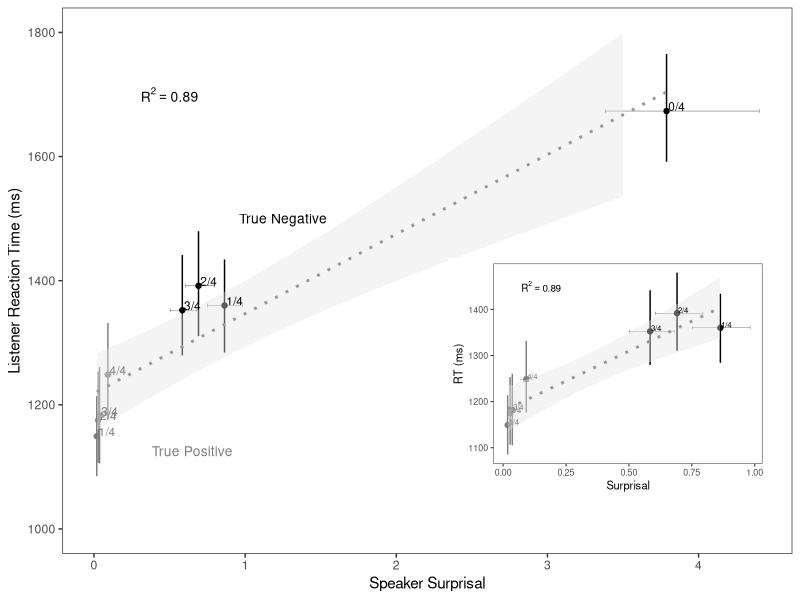
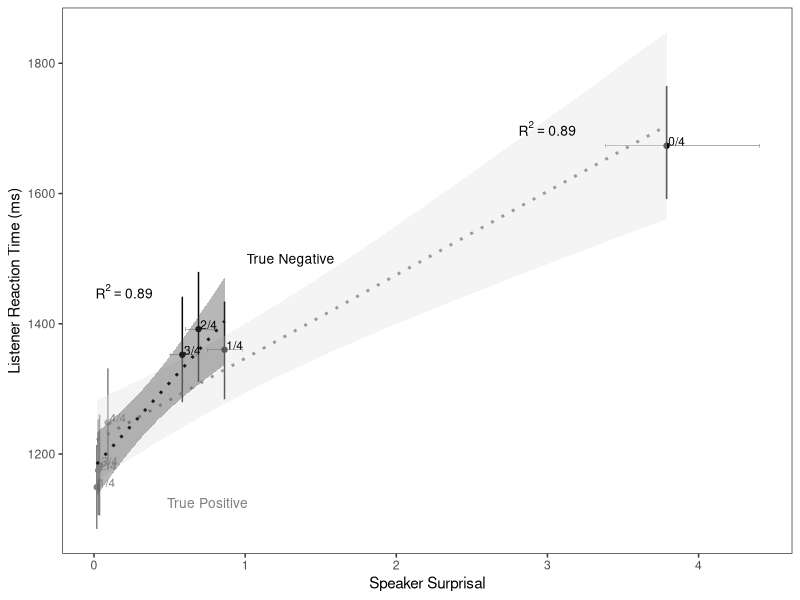

Source code (R) for these figures, in order:
##Analysis Code for Nordmeyer & Frank
##"Negation is only hard to process when it is pragmatically infelicitous"
##Comparing listeners & speakers

library(ggplot2)
library(grid)

##Plotting conventions
plot.style <- theme(panel.grid.minor=element_blank(), panel.grid.major=element_blank(), legend.position="none")


#####Load listener means#####
ms.listeners <- read.csv("../data/data_listenermeans.csv")

#Only look at True sentences
ms.listeners <- ms.listeners[ms.listeners$truth.value == TRUE,]
ms.listeners <- ms.listeners[,c("context","sentence.type","rt","rt.cih","rt.cil")]

#####Load speaker means#####
ms.speakers <- read.csv("../data/data_speakermeans.csv")

#Only look at true pos and true neg sentences
ms.speakers <- subset(ms.speakers, (sentence.type == "Negative" & trial.type == "nothing") |
                          (sentence.type == "Positive" & trial.type == "item"))

#Calculate surprisal
ms.speakers$surprisal <- -log(ms.speakers$m)
ms.speakers$surprisal.cih <- -log(ms.speakers$m.cih)
ms.speakers$surprisal.cil <- -log(ms.speakers$m.cil)

ms.speakers <- ms.speakers[,c("context","sentence.type","surprisal","surprisal.cih","surprisal.cil")]


#####Merge together#####

data.ms <- merge(ms.listeners, ms.speakers)


#####Correlation#####
cor.test(data.ms$rt, data.ms$surprisal)

data.trimmed <- subset(data.ms, context != "0/4")
cor.test(data.trimmed$rt, data.trimmed$surprisal)

#####Plot#####

##Plot all
p.all <- ggplot(data.ms, aes(color=sentence.type, y=rt, x=surprisal)) + 
  geom_pointrange(aes(ymin=rt.cil, ymax=rt.cih), size=.1) + 
  geom_errorbarh(aes(xmin=surprisal.cil, xmax=surprisal.cih), size=.1) + 	
  geom_point(aes(color=sentence.type)) + 
  geom_smooth(method="lm", lty="dotted", color="grey60", fill="grey90") + 
  geom_text(aes(label=data.ms$context), hjust=-0.1, vjust=0, size=3) +
  annotate("text", x=.5, y=1700, label="R^2 == .89", parse=TRUE, color="black", size=3.5) + 
  annotate("text", x=.65, y=1125, label="True Positive", color="grey50", size=3.5) + 
  annotate("text", x=1.25, y=1500, label="True Negative", color="black", size=3.5) +  
  ylab("Listener Reaction Time (ms)") +  xlab("Speaker Surprisal") + 
  scale_colour_manual(values=c("black","grey50")) +
  ylim(1000, 1800) +
  theme_bw() + 
  plot.style

##Plot with no outlier
p.trimmed <- ggplot(data.trimmed, aes(color=sentence.type, y=rt, x=surprisal)) + 
  geom_pointrange(aes(ymin=rt.cil, ymax=rt.cih), size=.1) + 
  geom_errorbarh(aes(xmin=surprisal.cil, xmax=surprisal.cih), size=.1) + 	
  geom_point(aes(color=sentence.type)) + 
  geom_smooth(method="lm", lty="dotted", color="grey60", fill="grey90") + 
  geom_text(aes(label=data.trimmed$context), hjust=-0.1, vjust=0, size=2) +
  annotate("text", x=.15, y=1450, label="R^2 == .89", parse=TRUE, color="black", size=2.5) + 
  #annotate("text", x=.15, y=1125, label="True Positive", color="grey50", size=3.5) + 
  #annotate("text", x=.72, y=1290, label="True Negative", color="black", size=3.5) +  
  ylab("RT (ms)") +  xlab("Surprisal") + 
  scale_colour_manual(values=c("black","grey50")) +
  #theme_bw() + 
  plot.style 

##Combine plot
vp <- viewport(width = 0.4, height = 0.4, x = .96,
               y = .17, just = c("right","bottom"))

full <- function(mainplot, subplot) {
  print(mainplot)
  theme_set(theme_bw(base_size = 8))
  print(subplot, vp = vp)
  theme_set(theme_bw())
}
#quartz()
full(p.all, p.trimmed)

##Plot both
ggplot(data.ms, aes(color=sentence.type, y=rt, x=surprisal)) + 
  geom_pointrange(aes(ymin=rt.cil, ymax=rt.cih), size=.1) + 
  geom_errorbarh(aes(xmin=surprisal.cil, xmax=surprisal.cih), size=.1) + 	
  geom_point(aes(color=sentence.type)) + 
  geom_smooth(method="lm", lty="dotted", color="grey60", fill="grey90") + 
  geom_smooth(data=data.trimmed, method="lm", lty="dotted", color="gray10", fill="gray30") + 
  geom_text(aes(label=data.ms$context), hjust=-0.1, vjust=0, size=3) +
  annotate("text", x=.2, y=1450, label="R^2 == .89", parse=TRUE, color="black", size=3.5) + 
  annotate("text", x=3, y=1700, label="R^2 == .89", parse=TRUE, color="black", size=3.5) + 
  annotate("text", x=.75, y=1125, label="True Positive", color="grey50", size=3.5) + 
  annotate("text", x=1.3, y=1500, label="True Negative", color="black", size=3.5) +  
  ylab("Listener Reaction Time (ms)") +  xlab("Speaker Surprisal") + 
  scale_colour_manual(values=c("black","grey50")) +
  theme_bw() + 
  theme(panel.grid.minor=element_blank(), panel.grid.major=element_blank(), legend.position="none")
